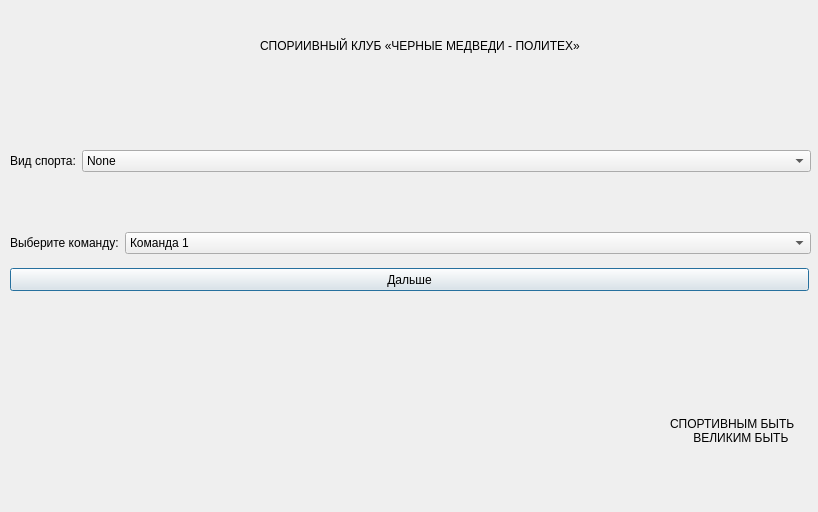
<?xml version="1.0" encoding="UTF-8"?>
<ui version="4.0">
 <class>Window</class>
 <widget class="QDialog" name="Window">
  <property name="enabled">
   <bool>true</bool>
  </property>
  <property name="geometry">
   <rect>
    <x>0</x>
    <y>0</y>
    <width>818</width>
    <height>512</height>
   </rect>
  </property>
  <property name="windowTitle">
   <string>Dialog</string>
  </property>
  <widget class="QLabel" name="Heading">
   <property name="geometry">
    <rect>
     <x>260</x>
     <y>20</y>
     <width>361</width>
     <height>51</height>
    </rect>
   </property>
   <property name="text">
    <string>СПОРИИВНЫЙ КЛУБ «ЧЕРНЫЕ МЕДВЕДИ - ПОЛИТЕХ»</string>
   </property>
  </widget>
  <widget class="QStackedWidget" name="mainWindow">
   <property name="geometry">
    <rect>
     <x>10</x>
     <y>70</y>
     <width>811</width>
     <height>431</height>
    </rect>
   </property>
   <widget class="QWidget" name="Page1">
    <widget class="QLabel" name="Foot_label">
     <property name="geometry">
      <rect>
       <x>660</x>
       <y>310</y>
       <width>131</width>
       <height>101</height>
      </rect>
     </property>
     <property name="text">
      <string>СПОРТИВНЫМ БЫТЬ
       ВЕЛИКИМ БЫТЬ</string>
     </property>
    </widget>
    <widget class="QWidget" name="verticalLayoutWidget_2">
     <property name="geometry">
      <rect>
       <x>0</x>
       <y>170</y>
       <width>801</width>
       <height>80</height>
      </rect>
     </property>
     <layout class="QVBoxLayout" name="verticalLayout_11">
      <item>
       <widget class="QPushButton" name="Button_Next_Page">
        <property name="maximumSize">
         <size>
          <width>799</width>
          <height>23</height>
         </size>
        </property>
        <property name="text">
         <string>Дальше</string>
        </property>
       </widget>
      </item>
     </layout>
    </widget>
    <widget class="QWidget" name="verticalLayoutWidget">
     <property name="geometry">
      <rect>
       <x>0</x>
       <y>80</y>
       <width>801</width>
       <height>158</height>
      </rect>
     </property>
     <layout class="QVBoxLayout" name="verticalLayout_12">
      <item>
       <layout class="QFormLayout" name="MainLayout_6">
        <item row="0" column="0">
         <widget class="QLabel" name="Label_sports_6">
          <property name="text">
           <string>Вид спорта:</string>
          </property>
         </widget>
        </item>
        <item row="0" column="1">
         <widget class="QComboBox" name="Choose_sport">
          <item>
           <property name="text">
            <string>None</string>
           </property>
          </item>
          <item>
           <property name="text">
            <string>Волебол</string>
           </property>
          </item>
          <item>
           <property name="text">
            <string>Баскетболл</string>
           </property>
          </item>
          <item>
           <property name="text">
            <string>Футбол</string>
           </property>
          </item>
         </widget>
        </item>
       </layout>
      </item>
      <item>
       <layout class="QFormLayout" name="formLayout_13">
        <item row="0" column="0">
         <widget class="QLabel" name="Label_team">
          <property name="enabled">
           <bool>true</bool>
          </property>
          <property name="text">
           <string>Выберите команду:</string>
          </property>
         </widget>
        </item>
        <item row="0" column="1">
         <widget class="QComboBox" name="comboBox_12">
          <item>
           <property name="text">
            <string>Команда 1</string>
           </property>
          </item>
         </widget>
        </item>
       </layout>
      </item>
     </layout>
    </widget>
   </widget>
   <widget class="QWidget" name="Page2">
    <widget class="QLabel" name="label">
     <property name="geometry">
      <rect>
       <x>10</x>
       <y>40</y>
       <width>131</width>
       <height>51</height>
      </rect>
     </property>
     <property name="text">
      <string>Фио студента</string>
     </property>
    </widget>
   </widget>
  </widget>
 </widget>
 <resources/>
 <connections/>
</ui>
